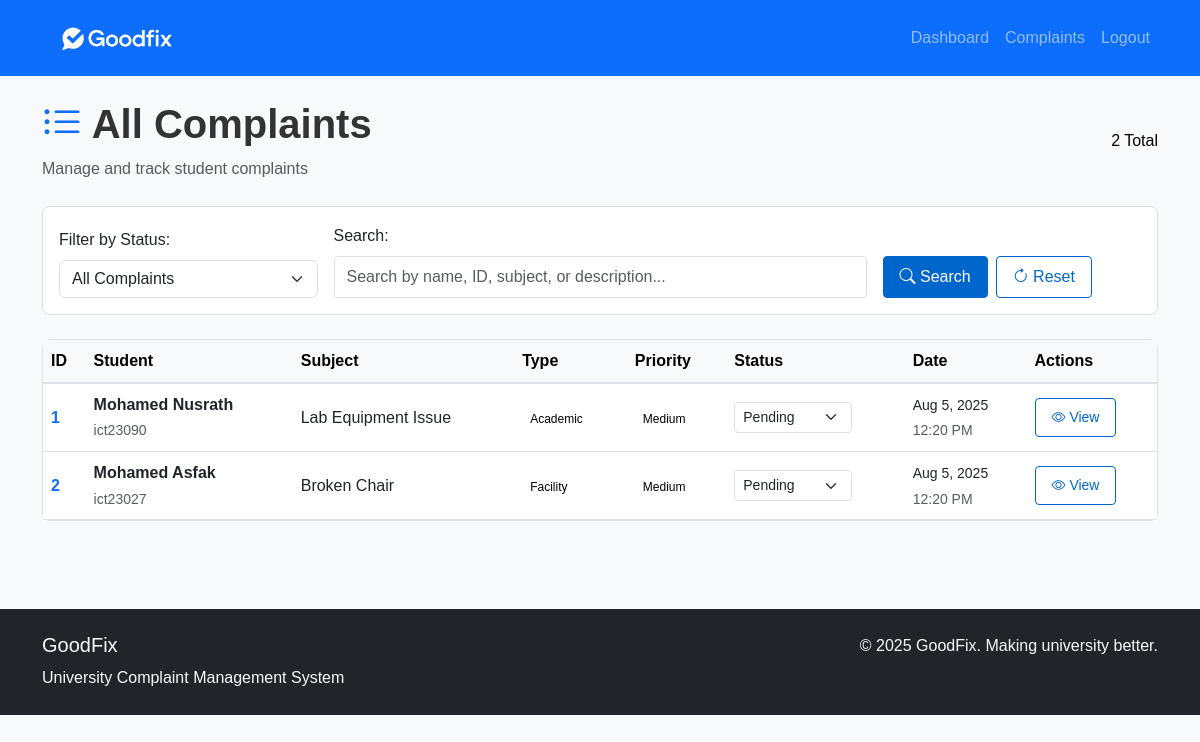
Page /admin/view_complaints.php (signed in) on the earlier database version.
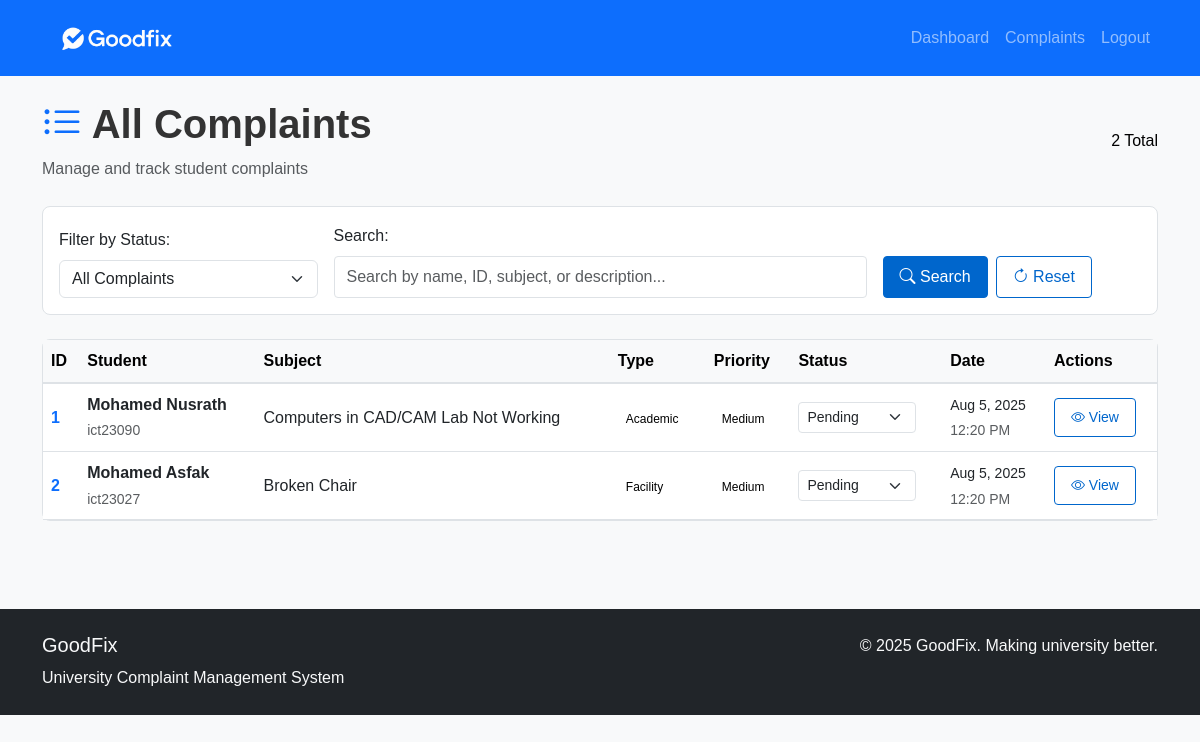
Same page on the later database version.
### tables this page shows
CREATE TABLE complaints (
    id INT PRIMARY KEY AUTO_INCREMENT,
    student_name VARCHAR(100) NOT NULL,
    student_id VARCHAR(20) NOT NULL,
    email VARCHAR(100) NOT NULL,
    faculty VARCHAR(50) NOT NULL,
    complaint_type VARCHAR(50) NOT NULL,
    subject VARCHAR(200) NOT NULL,
    description TEXT NOT NULL,
    status ENUM('pending', 'in_progress', 'resolved', 'closed') DEFAULT 'pending',
    priority ENUM('low', 'medium', 'high', 'urgent') DEFAULT 'medium',
    submitted_at TIMESTAMP DEFAULT CURRENT_TIMESTAMP,
    updated_at TIMESTAMP DEFAULT CURRENT_TIMESTAMP ON UPDATE CURRENT_TIMESTAMP
);

### admin/view_complaints.php (the view, shortened to what the changed rows need)
<?php
include '../includes/header.php';
include '../includes/db.php';
$filter = isset($_GET['filter']) ? $_GET['filter'] : '';
$search = isset($_GET['search']) ? trim($_GET['search']) : '';
$page = isset($_GET['page']) ? max(1, (int)$_GET['page']) : 1;
$per_page = 10;
$offset = ($page - 1) * $per_page;
$where_conditions = [];
$params = [];
$where_clause = $where_conditions ? 'WHERE ' . implode(' AND ', $where_conditions) : '';
$query = "SELECT * FROM complaints $where_clause ORDER BY submitted_at DESC LIMIT $per_page OFFSET $offset";
$stmt = $pdo->prepare($query);
$stmt->execute($params);
$complaints = $stmt->fetchAll();
?>
<main>
    <div class="container py-4">
        <div class="d-flex justify-content-between align-items-center mb-4">
            <div>
                <h1 class="fw-bold">
                    <i class="bi bi-list-ul text-primary"></i> All Complaints
                </h1>
            </div>
        </div>
        <?php if (empty($complaints)): ?>
        <div class="card">
            <div class="card-body text-center py-5">
                <i class="bi bi-inbox fs-1 text-muted"></i>
                <h4 class="mt-3">No Complaints Found</h4>
                <p class="text-muted">
                    <?php if ($filter || $search): ?>
                    Try adjusting your search criteria or filters.
                    <?php else: ?>
                    No complaints have been submitted yet.
                    <?php endif; ?>
                </p>
                <a href="view_complaints.php" class="btn btn-primary">
                    <i class="bi bi-list-ul"></i> View All Complaints
                </a>
            </div>
        </div>
        <?php else: ?>
        <div class="card">
            <div class="table-responsive">
                <table class="table table-hover mb-0">
                    <thead class="table-light">
                        <tr>
                            <th>ID</th>
                            <th>Student</th>
                            <th>Subject</th>
                            <th>Type</th>
                            <th>Priority</th>
                            <th>Status</th>
                            <th>Date</th>
                            <th>Actions</th>
                        </tr>
                    </thead>
                    <tbody>
                        <?php foreach ($complaints as $complaint): ?>
                        <tr>
                            <td>
                                <a href="complaint_detail.php?id=<?php echo $complaint['id']; ?>" class="text-decoration-none fw-bold">
                                    <?php echo $complaint['id']; ?>
                                </a>
                            </td>
                            <td>
                                <div>
                                    <strong><?php echo htmlspecialchars($complaint['student_name']); ?></strong><br>
                                    <small class="text-muted"><?php echo htmlspecialchars($complaint['student_id']); ?></small>
                                </div>
                            </td>
                            <td>
                                <span class="text-truncate" style="max-width: 200px;" title="<?php echo htmlspecialchars($complaint['subject']); ?>">
                                    <?php echo htmlspecialchars($complaint['subject']); ?>
                                </span>
                            </td>
                            <td>
                                <span class="type">
                                    <?php echo htmlspecialchars($complaint['complaint_type']); ?>
                                </span>
                            </td>
                            <td>
                                <span class="priority">
                                    <?php echo ucfirst($complaint['priority']); ?>
                                </span>
                            </td>
                            <td>
                                <form method="POST" class="d-inline">
                                    <select name="status" class="form-select form-select-sm status-<?php echo $complaint['status']; ?>"
                                            onchange="this.form.submit()" style="width: auto;">
                                        <option value="pending" <?php echo $complaint['status'] == 'pending' ? 'selected' : ''; ?>>Pending</option>
                                    </select>
                                </form>
                            </td>
                            <td>
                                <small>
                                    <?php echo date('M j, Y', strtotime($complaint['submitted_at'])); ?><br>
                                    <span class="text-muted"><?php echo date('g:i A', strtotime($complaint['submitted_at'])); ?></span>
                                </small>
                            </td>
                            <td>
                                <a href="complaint_detail.php?id=<?php echo $complaint['id']; ?>" class="btn btn-sm btn-outline-primary">
                                    <i class="bi bi-eye"></i> View
                                </a>
                            </td>
                        </tr>
                        <?php endforeach; ?>
                    </tbody>
                </table>
            </div>
        </div>
        <?php endif; ?>
    </div>
</main>
<?php include '../includes/footer.php'; ?>

Differences in the rows shown:
changed complaints "Mohamed Nusrath": subject "Lab Equipment Issue" → "Computers in CAD/CAM Lab Not Working"
